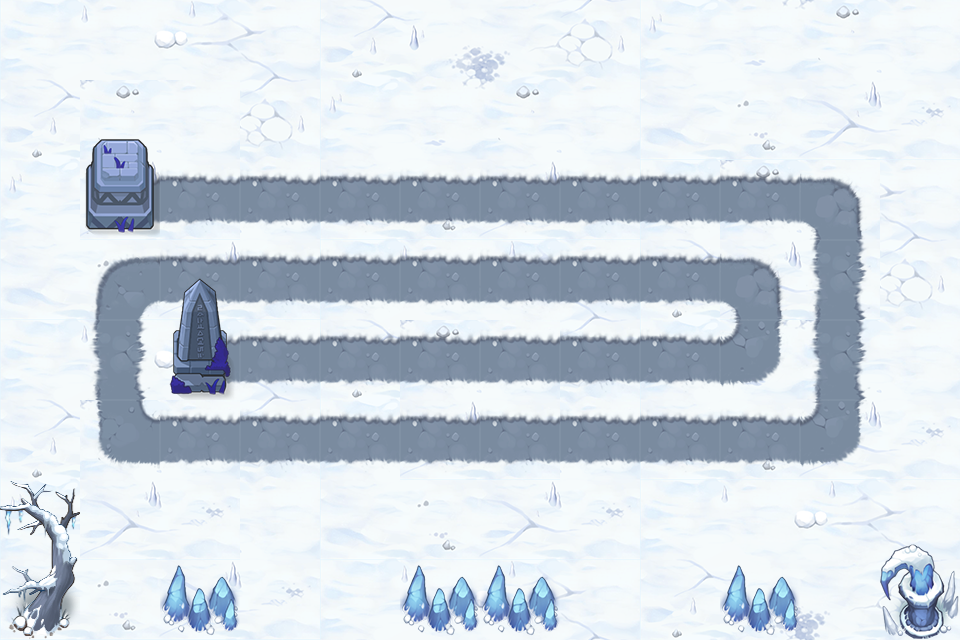

Tiled map render using the project's own tile images. Description and the map definition, with tile-layer contents summarised, below:
An orthogonal 12x8 tile map with 80x80 px tiles, 3 tile layers (background, road, object) and 12 objects (P0, P1, P2, P3, P4, ...).

<map version="1.0" tiledversion="1.0.3" orientation="orthogonal" renderorder="right-down" width="12" height="8" tilewidth="80" tileheight="80" nextobjectid="14">
 <tileset firstgid="1" source="xuedi.tsx" />
 <layer name="background" width="12" height="8">
  <data>[96 cells, 96 non-empty, 16 distinct tile ids]</data>
 </layer>
 <layer name="road" width="12" height="8">
  <data>[96 cells, 40 non-empty, 7 distinct tile ids]</data>
 </layer>
 <layer name="object" width="12" height="8">
  <data>[96 cells, 12 non-empty, 9 distinct tile ids]</data>
 </layer>
 <objectgroup name="path" visible="0">
  <object id="1" name="P0" x="160" y="200" />
  <object id="2" name="P1" x="840" y="200" />
  <object id="3" name="P2" x="840" y="440" />
  <object id="4" name="P3" x="120" y="440" />
  <object id="5" name="P4" x="120" y="280" />
  <object id="6" name="P5" x="760" y="280" />
  <object id="7" name="P6" x="760" y="360" />
  <object id="8" name="P7" x="240" y="360" />
  <object id="9" name="O0" x="0" y="80" width="80" height="400" />
  <object id="10" name="O1" x="160" y="80" width="720" height="80" />
  <object id="11" name="O2" x="880" y="80" width="80" height="400" />
  <object id="12" name="O3" x="80" y="480" width="800" height="80" />
 </objectgroup>
</map>
